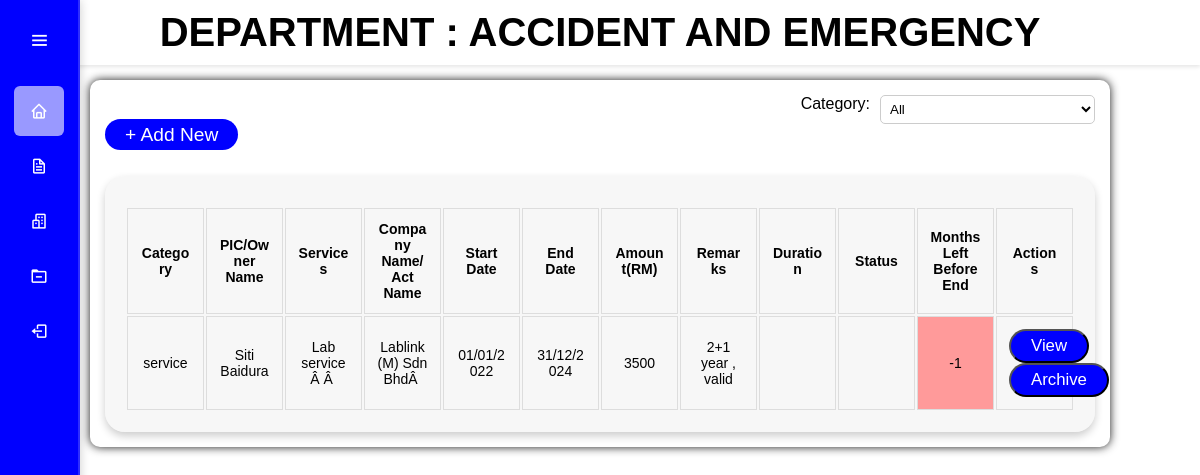
Before: /home.php (signed in) with the older database file.
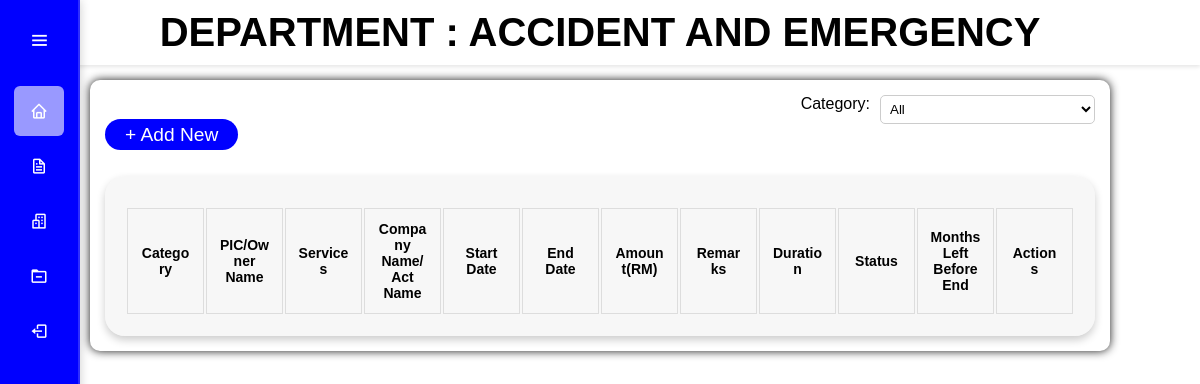
After: the same page with the newer database file.
### tables this page shows
CREATE TABLE IF NOT EXISTS `form` (
`id` int(11) NOT NULL,
  `category` varchar(50) NOT NULL,
  `pic` varchar(100) NOT NULL,
  `service` varchar(500) NOT NULL,
  `company` varchar(500) NOT NULL,
  `start` date NOT NULL,
  `endDate` date NOT NULL,
  `sqft` varchar(80) NOT NULL,
  `rent` varchar(80) NOT NULL,
  `remarks` varchar(500) NOT NULL,
  `filename` varchar(500) NOT NULL,
  `monthsLeft` int(100) NOT NULL,
  `department` varchar(100) NOT NULL,
  `upload_date` timestamp NOT NULL DEFAULT CURRENT_TIMESTAMP ON UPDATE CURRENT_TIMESTAMP,
  `status` enum('active','expired') NOT NULL,
  `duration` varchar(100) NOT NULL
);

### home.php (the view, shortened to what this page needs)
<?php
include 'dbconn.php';
$department = $_SESSION['department'];
?>
<!DOCTYPE html>
<html lang="en">
<head>
    <link rel="stylesheet" href="https://cdn.datatables.net/1.13.5/css/jquery.dataTables.min.css">
    <link href='https://cdn.jsdelivr.net/npm/boxicons@latest/css/boxicons.min.css' rel='stylesheet'>
</head>
<body>
    <nav class="navbar">
        <div class="navdiv">
            <h2>DEPARTMENT : <?php echo htmlspecialchars($department); ?></h2>
        </div>
    </nav>
    <div class="wrapper">
    <div class="sidebar">
        <div class="logo-menu">
            <i class='bx bx-menu toggle-btn'></i>
        </div>
        <ul class="list">
            <li class="list-item active">
                <a href="">
                    <i class='bx bx-home'></i>
                </a>
            </li>
            <li class="list-item">
                <a href="dashboard.php">
                    <i class='bx bx-file'></i>
                </a>
            </li>
            <li class="list-item">
                <a href="department.php">
                    <i class='bx bx-buildings'></i>
                </a>
            </li>
            <li class="list-item">
                <a href="terminate.php">
                    <i class='bx bx-folder-minus'></i>
                </a>
            </li>
            <li class="list-item">
                <a href="logout.php">
                    <i class='bx bx-log-out'></i>
                </a>
            </li>
        </ul>
    </div>
    <div>
        <div class="filter-container">
            <label for="categoryFilter" style="color: black;">Category:</label>
            <select id="categoryFilter">
                <option value="">All</option>
            </select>
        </div>
        <a href="form.php" class="btn" type="button">+ Add New</a>
        <div class="center-table">
            <table id="example" class="table table-striped">
                <thead>
                    <tr>
                        <th>Category</th>
                        <th>PIC/Owner Name</th>
                        <th>Services</th>
                        <th>Company Name/Act Name</th>
                        <th>Start Date</th>
                        <th>End Date</th>
                        <th>Amount(RM)</th>
                        <th>Remarks</th>
                        <th>Duration</th>
                        <th>Status</th>
                        <th>Months Left Before End</th>
                        <th>Actions</th>
                    </tr>
                </thead>
                <tbody>
                    <?php
                    $stmt = $connection->prepare("SELECT id, status, category, pic, service, company, start, endDate, rent, remarks, monthsLeft, filename, department, duration FROM form WHERE department = ?");
                    if (!$stmt->bind_param("s", $department)) {
                        die("Bind failed: " . $stmt->error);
                    }
                    if (!$stmt->execute()) {
                        die("Execution failed: " . $stmt->error);
                    }
                    $result = $stmt->get_result();
                    if ($result->num_rows > 0) {
                        while ($row = $result->fetch_assoc()) {
                            echo "<tr>";
                            echo "<td>" . htmlspecialchars($row["category"]) . "</td>";
                            echo "<td>" . htmlspecialchars($row["pic"]) . "</td>";
                            echo "<td>" . htmlspecialchars($row["service"]) . "</td>";
                            echo "<td>" . htmlspecialchars($row["company"]) . "</td>";
                            echo "<td>" . date("d/m/Y", strtotime($row["start"])) . "</td>";
                            echo "<td>" . date("d/m/Y", strtotime($row["endDate"])) . "</td>";
                            echo "<td>" . htmlspecialchars($row["rent"]) . "</td>";
                            echo "<td>" . htmlspecialchars($row["remarks"]) . "</td>";
                            echo "<td>" . htmlspecialchars($row["duration"]) . "</td>";
                            echo "<td>" . htmlspecialchars($row["status"]) . "</td>";
                            echo "<td>" . htmlspecialchars($row["monthsLeft"]) . "</td>";
                            echo "<td>
                            <form action='view.php' method='get' style='display:inline;'>
                            <input type='hidden' name='id' value='" . htmlspecialchars($row['id']) . "'>
                            <button type='submit' class='btn'>View</button>
                        </form>
                        <form action='terminate.php' method='post' style='display:inline;'>
                            <input type='hidden' name='id' value='" . htmlspecialchars($row['id']) . "'>
                            <button type='submit' class='btn'>Archive</button>
                        </form>
                            </td>";
                            echo "</tr>";
                        }
                    }
                    ?>
                </tbody>
            </table>
        </div>
    </div>
</body>
</html>

Changed rows visible on the page:
removed form: category "service", pic "Siti Baidura", service "Lab serviceÂ Â", company "Lablink (M) Sdn BhdÂ", start "01/01/2022", endDate "31/12/2024", rent "3500", remarks "2+1 year , valid", monthsLeft "-1"
